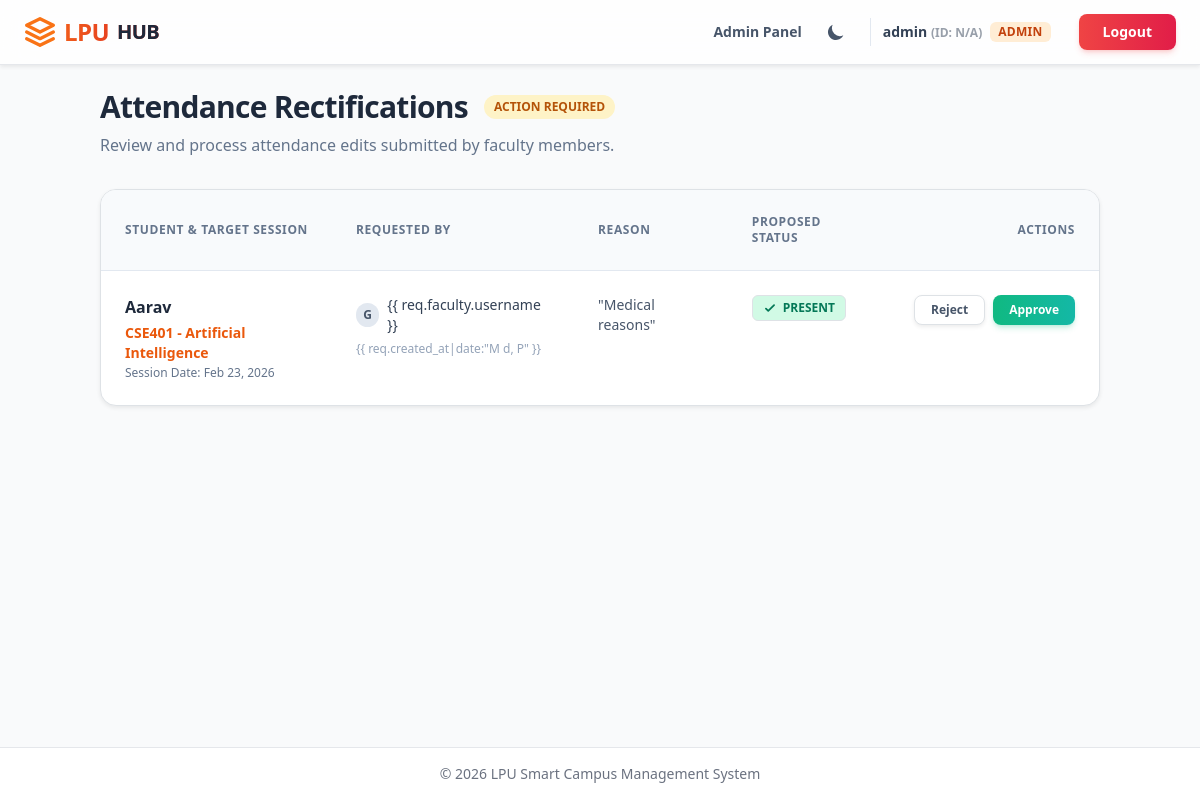
The page /attendance/approvals/ (signed in) on the database as committed earlier.
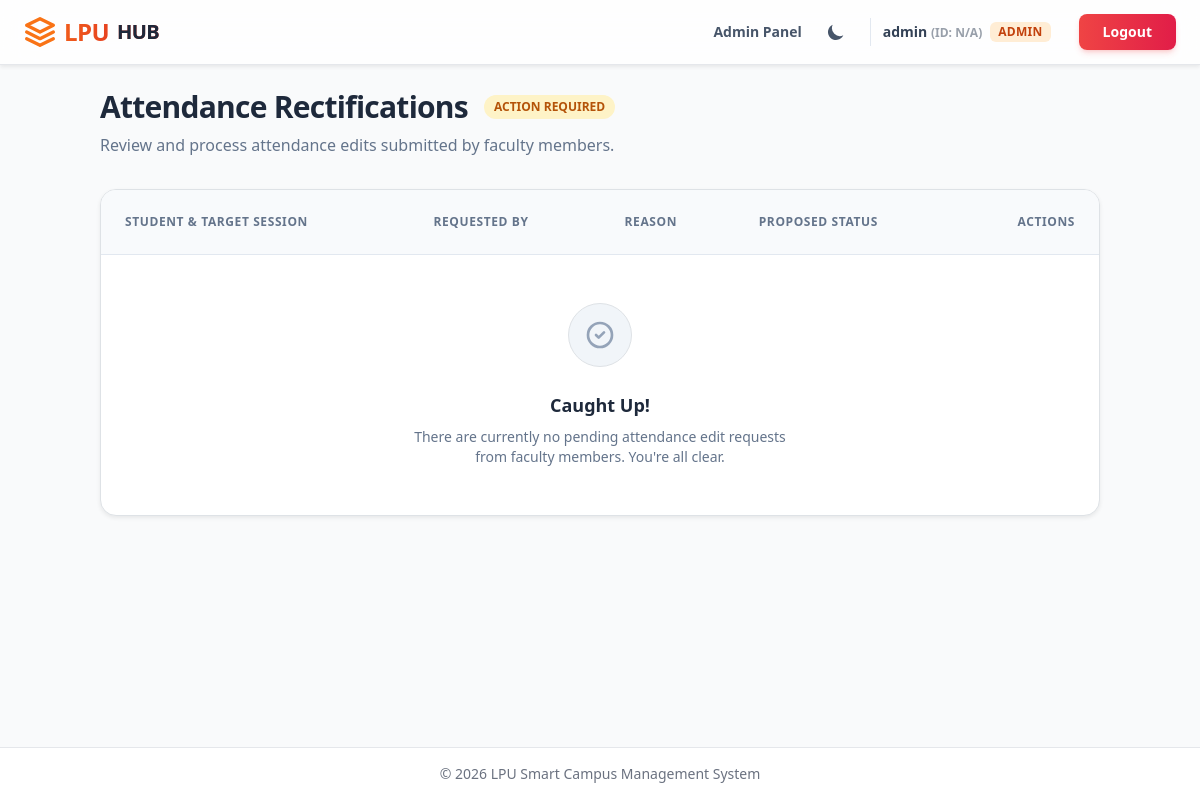
The same page on the database as committed later.
### attendance/models.py (models this page shows, shortened)
class AttendanceEditRequest(models.Model):
    STATUS_CHOICES = [
        ('PENDING', 'Pending'),
        ('APPROVED', 'Approved'),
        ('REJECTED', 'Rejected')
    ]
    session = models.ForeignKey(AttendanceSession, on_delete=models.CASCADE, related_name='edit_requests')
    student = models.ForeignKey(settings.AUTH_USER_MODEL, on_delete=models.CASCADE, related_name='attendance_edit_requests', limit_choices_to={'role': 'STUDENT'})
    faculty = models.ForeignKey(settings.AUTH_USER_MODEL, on_delete=models.CASCADE, limit_choices_to={'role': 'FACULTY'})
    requested_is_present = models.BooleanField(help_text="The new presence status requested")
    reason = models.TextField()
    status = models.CharField(max_length=20, choices=STATUS_CHOICES, default='PENDING')
    created_at = models.DateTimeField(auto_now_add=True)

class AttendanceSession(models.Model):
    course = models.ForeignKey(Course, on_delete=models.CASCADE)
    slot = models.ForeignKey(TimetableSlot, on_delete=models.CASCADE, null=True, blank=True)
    date = models.DateField(default=timezone.now)
    created_at = models.DateTimeField(auto_now_add=True)
    class Meta:
        unique_together = ('date', 'slot')

class Course(models.Model):
    name = models.CharField(max_length=100)
    code = models.CharField(max_length=20, unique=True)
    faculty = models.ForeignKey(settings.AUTH_USER_MODEL, on_delete=models.CASCADE, limit_choices_to={'role': 'FACULTY'})
    students = models.ManyToManyField(settings.AUTH_USER_MODEL, related_name='enrolled_courses', limit_choices_to={'role': 'STUDENT'})

### core/models.py (models this page shows, shortened)
class User(AbstractUser):
    class Role(models.TextChoices):
        STUDENT = "STUDENT", "Student"
        FACULTY = "FACULTY", "Faculty"
        ADMIN = "ADMIN", "Admin"
    role = models.CharField(max_length=50, choices=Role.choices, default=Role.STUDENT)
    uid = models.CharField(max_length=8, unique=True, null=True, blank=True)
    section = models.ForeignKey(Section, on_delete=models.SET_NULL, null=True, blank=True, related_name='members')
    is_approved = models.BooleanField(default=False)

### attendance/views.py (the view, shortened to what this page needs)
# urls.py: path('approvals/', views.admin_attendance_approvals, name='admin_attendance_approvals'),
@login_required
def admin_attendance_approvals(request):
    if request.user.role != 'ADMIN':
        messages.error(request, "Access denied. Admins only.")
        return redirect('dashboard')
    requests = AttendanceEditRequest.objects.filter(status='PENDING').order_by('created_at')
    return render(request, 'attendance/admin_approvals.html', {'requests': requests})

### templates/attendance/admin_approvals.html (shortened to what the changed rows need)
{% extends "base.html" %}
{% block content %}
<div class="row mb-8">
    <div class="col-12">
        <div class="flex items-center gap-3 mb-2">
            <h2 class="text-3xl font-black tracking-tight text-slate-800 dark:text-white">Attendance Rectifications</h2>
        </div>
    </div>
</div>
<div class="row">
    <div class="col-12">
        <div
            class="bg-white dark:bg-slate-800 rounded-2xl shadow-sm border border-slate-200 dark:border-slate-700 overflow-hidden">
            <div class="overflow-x-auto">
                <table class="w-full text-left border-collapse">
                    <thead>
                        <tr class="bg-slate-50 dark:bg-slate-900/50 border-b border-slate-200 dark:border-slate-700">
                            <th
                                class="py-4 px-6 text-xs font-bold text-slate-500 dark:text-slate-400 uppercase tracking-wider">
                                Student & Target Session</th>
                            <th
                                class="py-4 px-6 text-xs font-bold text-slate-500 dark:text-slate-400 uppercase tracking-wider">
                                Requested By</th>
                            <th
                                class="py-4 px-6 text-xs font-bold text-slate-500 dark:text-slate-400 uppercase tracking-wider">
                                Reason</th>
                            <th
                                class="py-4 px-6 text-xs font-bold text-slate-500 dark:text-slate-400 uppercase tracking-wider">
                                Proposed Status</th>
                            <th
                                class="py-4 px-6 text-xs font-bold text-slate-500 dark:text-slate-400 uppercase tracking-wider text-right">
                                Actions</th>
                        </tr>
                    </thead>
                    <tbody class="divide-y divide-slate-100 dark:divide-slate-700">
                        {% for req in requests %}
                        <tr class="hover:bg-slate-50/50 dark:hover:bg-slate-700/20 transition-colors group">
                            <td class="py-4 px-6 align-top">
                                <div class="font-bold text-slate-800 dark:text-white mb-1">{{ req.student.username }}
                                </div>
                                <div class="text-sm font-semibold text-orange-600 dark:text-orange-400 mb-0.5">
                                    {{ req.session.course.code }} - {{ req.session.course.name }}
                                </div>
                                <div class="text-xs text-slate-500 dark:text-slate-400">
                                    Session Date: {{ req.session.date|date:"M d, Y" }}
                                </div>
                            </td>
                            <td class="py-4 px-6 align-top">
                                <div class="flex items-center gap-2">
                                    <div
                                        class="w-6 h-6 rounded-full bg-slate-200 dark:bg-slate-600 flex items-center justify-center text-xs font-bold text-slate-600 dark:text-slate-200">
                                        {{ req.faculty.username|make_list|first|upper }}
                                    </div>
                                    <span class="text-sm font-medium text-slate-700 dark:text-slate-300">{{
                                        req.faculty.username }}</span>
                                </div>
                                <div class="text-xs text-slate-400 dark:text-slate-500 mt-1.5">{{ req.created_at|date:"M
                                    d, P" }}</div>
                            </td>
                            <td class="py-4 px-6 align-top">
                                <p class="text-sm text-slate-600 dark:text-slate-400 max-w-xs line-clamp-3 group-hover:line-clamp-none transition-all"
                                    title="{{ req.reason }}">
                                    "{{ req.reason }}"
                                </p>
                            </td>
                            <td class="py-4 px-6 align-top">
                                {% if req.requested_is_present %}
                                <span
                                    class="inline-flex items-center gap-1.5 px-2.5 py-1 rounded-md bg-emerald-100 text-emerald-700 dark:bg-emerald-500/10 dark:text-emerald-400 text-xs font-bold border border-emerald-200 dark:border-emerald-500/20">
                                    <svg class="w-3.5 h-3.5" fill="none" viewBox="0 0 24 24" stroke="currentColor">
                                        <path stroke-linecap="round" stroke-linejoin="round" stroke-width="3"
                                            d="M5 13l4 4L19 7" />
                                    </svg>
                                    PRESENT
                                </span>
                                {% endif %}
                            </td>
                            <td class="py-4 px-6 align-top text-right">
                                <form method="post" class="inline-flex gap-2 m-0">
                                    <button type="submit" name="action" value="reject"
                                        class="btn btn-sm px-3 py-1.5 text-xs font-bold text-slate-600 dark:text-slate-300 bg-white dark:bg-slate-800 border border-slate-300 dark:border-slate-600 hover:bg-rose-50 hover:text-rose-600 hover:border-rose-300 dark:hover:bg-rose-500/10 dark:hover:text-rose-400 dark:hover:border-rose-500/30 transition-all shadow-sm rounded-lg"
                                        title="Reject Request">
                                        Reject
                                    </button>
                                    <button type="submit" name="action" value="approve"
                                        class="btn btn-sm px-3 py-1.5 text-xs font-bold text-white bg-gradient-to-r from-emerald-500 to-teal-500 hover:from-emerald-600 hover:to-teal-600 border-none shadow-md shadow-emerald-500/20 transition-all rounded-lg"
                                        title="Approve Request">
                                        Approve
                                    </button>
                                </form>
                            </td>
                        </tr>
                        {% empty %}
                        <tr>
                            <td colspan="5" class="py-12 px-6 text-center">
                                <div
                                    class="inline-flex items-center justify-center w-16 h-16 rounded-full bg-slate-100 dark:bg-slate-800 text-slate-400 dark:text-slate-500 mb-4 border border-slate-200 dark:border-slate-700">
                                    <svg class="w-8 h-8" fill="none" viewBox="0 0 24 24" stroke="currentColor">
                                        <path stroke-linecap="round" stroke-linejoin="round" stroke-width="2"
                                            d="M9 12l2 2 4-4m6 2a9 9 0 11-18 0 9 9 0 0118 0z" />
                                    </svg>
                                </div>
                                <h4 class="text-lg font-bold text-slate-800 dark:text-white mb-2">Caught Up!</h4>
                                <p class="text-slate-500 dark:text-slate-400 text-sm max-w-sm mx-auto">There are
                                    currently no pending attendance edit requests from faculty members. You're all
                                    clear.</p>
                            </td>
                        </tr>
                        {% endfor %}
                    </tbody>
                </table>
            </div>
        </div>
    </div>
</div>
{% endblock %}

Rows that differ between the two databases and show on the page:
no longer on this page (row edited): AttendanceEditRequest: student.username "Aarav", session.course.code "CSE401", session.course.name "Artificial Intelligence", session "Feb 23, 2026", faculty.username|make_list "G", reason "Medical reasons", requested_is_present True (drawn)
Other text that changed with them:
text now shown: "Caught Up! There are currently no pending attendance edit requests from faculty members. You're all clear."
